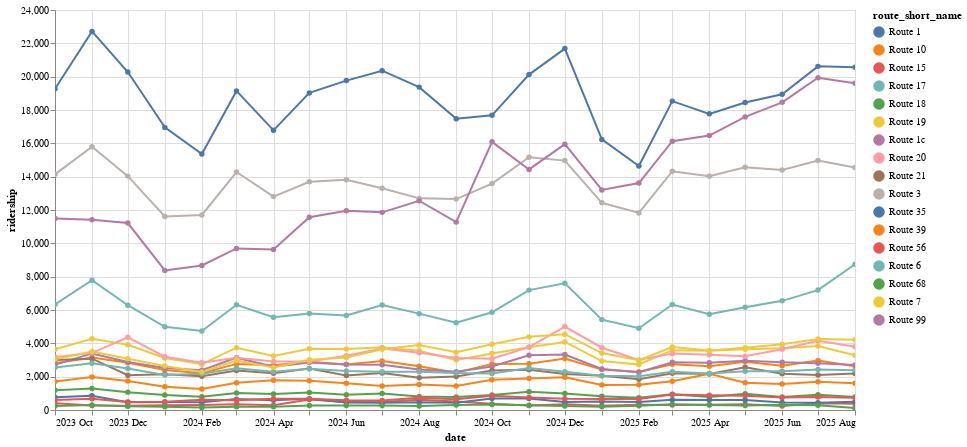

Notebook code cell kept with this figure:
### Markdown cell above
## Trend by route

* can mouse over points for additional info, scroll, and zoom chart
* shift-click routes in the legend to select or deselect for highlight
* updated with LOSSAN route

### Code cell
selection = alt.selection_point(fields=['route_short_name'], bind='legend')

(alt.Chart(monthly)
 .mark_line(point=True)
 .encode(
    x=alt.X('date:T', axis=alt.Axis(format="%Y %b")),
    y='ridership:Q',
    color='route_short_name:N',
    tooltip=['route_short_name', alt.Tooltip('ridership:Q', format=','), alt.Tooltip('revenue:Q', format=','), 'date',
            'route_long_name'],
    opacity=alt.when(selection).then(alt.value(1)).otherwise(alt.value(0.2))
    )
 .properties(width=800, height=400)
 .interactive()
).add_params(
    selection
)

### Figure 1 — Vega-Lite specification as saved in the notebook (floating-point values rounded to 4 significant figures; data arrays with more than 128 entries replaced by an {"elided": "..."} marker saying what was removed)
{"config": {"view": {"continuousWidth": 300, "continuousHeight": 300}}, "data": {"name": "data-edf6e5df51215cfa5432623d1875cf3c"}, "mark": {"type": "line", "point": true}, "encoding": {"color": {"field": "route_short_name", "type": "nominal"}, "opacity": {"condition": [{"param": "param_1", "value": 1}], "value": 0.2}, "tooltip": [{"field": "route_short_name", "type": "nominal"}, {"field": "ridership", "format": ",", "type": "quantitative"}, {"field": "revenue", "format": ",", "type": "quantitative"}, {"field": "date", "type": "temporal"}, {"field": "route_long_name", "type": "nominal"}], "x": {"axis": {"format": "%Y %b"}, "field": "date", "type": "temporal"}, "y": {"field": "ridership", "type": "quantitative"}}, "height": 400, "params": [{"name": "param_2", "select": {"type": "interval", "encodings": ["x", "y"]}, "bind": "scales"}, {"name": "param_1", "select": {"type": "point", "fields": ["route_short_name"]}, "bind": "legend"}], "width": 800, "$schema": "https://vega.github.io/schema/vega-lite/v5.20.1.json", "datasets": {"data-edf6e5df51215cfa5432623d1875cf3c": {"elided": "391 records"}}}
